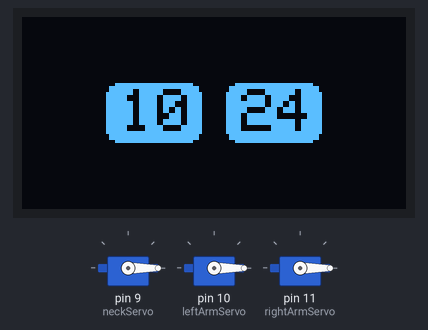
Simulated run of this sketch. Board: Arduino Uno, built with avr-gcc and run on an emulated ATmega328P. Shown: 128×64 one-colour display, 3 × servo. The local clock reads 2024-03-15 10:24:30 at power-on unless the sketch sets it; what the sketch prints to the serial monitor is not drawn.

Above: at 0.1 s.
At 33.1 s:
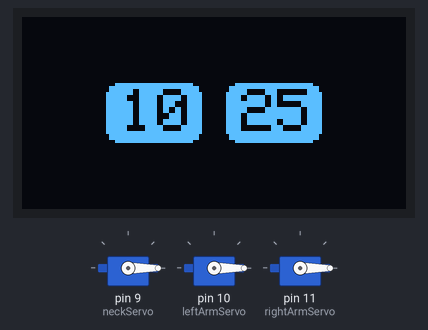
At 68.1 s:
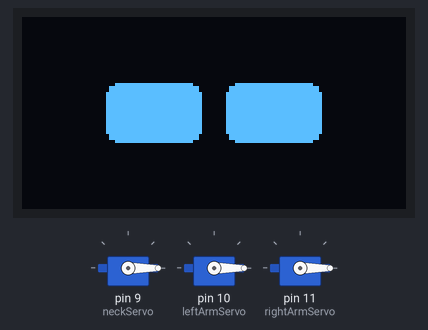
At 128.8 s:
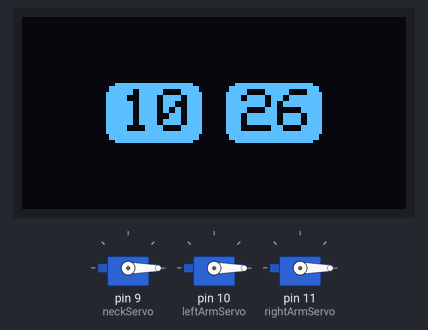

The sketch:

robot_clock.ino
```cpp
// Code by : ScitiveX
// Arduino Robot Clock
//    ___              _      _        _                    __  __
//   / __|    __      (_)    | |_     (_)    __ __    ___   \ \/ /
//   \__ \   / _|     | |    |  _|    | |    \ V /   / -_)   >  <
//   |___/   \__|_   _|_|_   _\__|   _|_|_   _\_/_   \___|  /_/\_\
// _|"""""|_|"""""|_|"""""|_|"""""|_|"""""|_|"""""|_|"""""|_|"""""|
// "`-0-0-'"`-0-0-'"`-0-0-'"`-0-0-'"`-0-0-'"`-0-0-'"`-0-0-'"`-0-0-'
//

// Video Link : https://youtu.be/SR46WDzWvUk

//Libraries

#include <Adafruit_SSD1306.h>
#include <Adafruit_GFX.h>
#include <Wire.h>
#include <RTClib.h>
#include <Servo.h>

RTC_DS3231 rtc;
Servo neckServo, leftArmServo, rightArmServo;

#define SCREEN_WIDTH 128
#define SCREEN_HEIGHT 64
#define OLED_RESET -1

int leftArmPos = 0;
int rightArmPos = 0;

Adafruit_SSD1306 display(SCREEN_WIDTH, SCREEN_HEIGHT, &Wire, OLED_RESET);

void setup() {
  Serial.begin(9600);
  if (!display.begin(SSD1306_SWITCHCAPVCC, 0x3C)) {
    Serial.println("Error: Could not find OLED module!");
    while (1);
  }

  display.clearDisplay();
  display.setTextColor(WHITE);

  if (!rtc.begin()) {
    Serial.println("Error: Could not find RTC module!");
    while (1);
  }

  neckServo.attach(9);
  leftArmServo.attach(10);
  rightArmServo.attach(11);


  neckServo.write(0);
  leftArmServo.write(0);
  rightArmServo.write(0);
}

void loop() {
  DateTime now = rtc.now();

  display.clearDisplay();

  // Draw left eye and display hour
  int leftEyeX = 28;
  int leftEyeY = 22;
  int leftEyeWidth = 32;
  int leftEyeHeight = 20;
  int leftEyeCornerRadius = 4;

  // Fill left eye
  display.fillRoundRect(leftEyeX, leftEyeY, leftEyeWidth, leftEyeHeight, leftEyeCornerRadius, WHITE);

  // Display hour in left eye
  if (now.second() % 2 == 0) {
    display.setTextColor(BLACK);
  }
  else {
    display.setTextColor(WHITE);
  }
  display.setCursor((leftEyeX + leftEyeWidth / 2 - 6) - 5, leftEyeY + leftEyeHeight / 2 - 8);
  display.setTextSize(2);
  display.print(now.hour(), DEC);

  // Draw right eye and display minute
  int rightEyeX = 68;
  int rightEyeY = 22;
  int rightEyeWidth = 32;
  int rightEyeHeight = 20;
  int rightEyeCornerRadius = 4;

  // Fill right eye
  display.fillRoundRect(rightEyeX, rightEyeY, rightEyeWidth, rightEyeHeight, rightEyeCornerRadius, WHITE);

  // Display minute in right eye
  // display.setTextColor(BLACK);
  display.setCursor((rightEyeX + rightEyeWidth / 2 - 6) - 5, rightEyeY + rightEyeHeight / 2 - 8);
  display.setTextSize(2);
  display.print(now.minute(), DEC);

  Serial.print(now.hour() );
  Serial.print(":");
  Serial.println(now.minute() );
  display.display();

  // Move servos every hour
  if (now.minute() == 0 && now.second()<20) {
    // Move arms up and down 5 times
    for (int i = 0; i < 5; i++) {
      // Move left arm clockwise
      for (leftArmPos = 0; leftArmPos <= 180; leftArmPos += 1) {
        leftArmServo.write(leftArmPos);
        rightArmServo.write(180 - leftArmPos);
        delay(10);
      }

      // Move left arm anticlockwise
      for (leftArmPos = 180; leftArmPos >= 0; leftArmPos -= 1) {
        leftArmServo.write(leftArmPos);
        rightArmServo.write(180 - leftArmPos);
        delay(10);
      }

      // Move right arm clockwise
      for (rightArmPos = 0; rightArmPos <= 180; rightArmPos += 1) {
        leftArmServo.write(rightArmPos);
        rightArmServo.write(180 - rightArmPos);
        delay(10);
      }

      // Move right arm anticlockwise
      for (rightArmPos = 180; rightArmPos >= 0; rightArmPos -= 1) {
        leftArmServo.write(rightArmPos);
        rightArmServo.write(180 - rightArmPos);
        delay(10);
      }
    }
  }


  delay(1000);
}
```

Measured:
- what the display in image 1 shows lasts 2.1 s, from 33.0 s to 35.1 s
- what the display in image 3 shows lasts 1.0 s, from 128.8 s to 129.8 s
